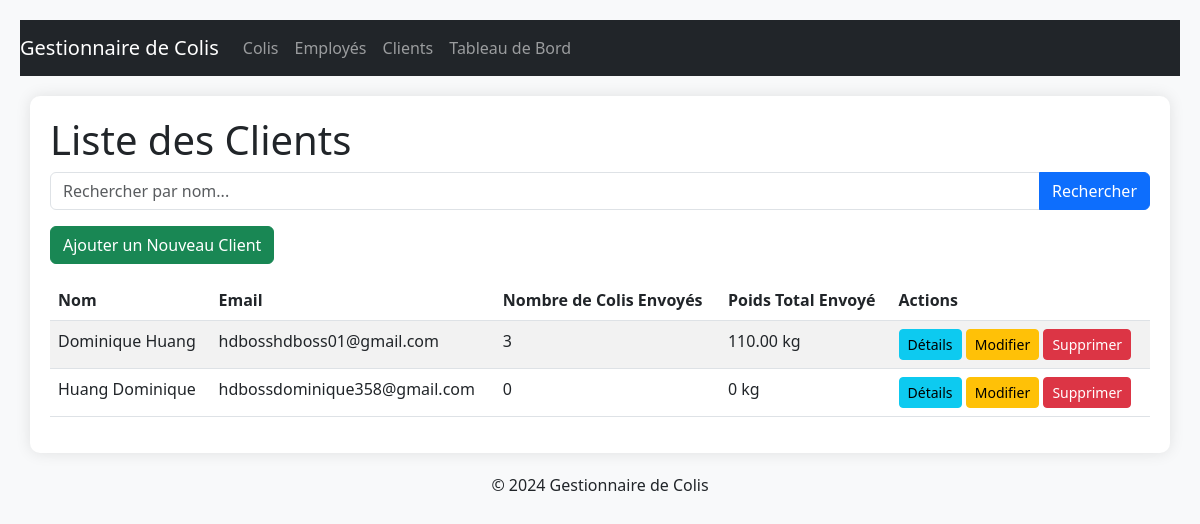
Page /colis/liste_clients/ on the earlier database version.
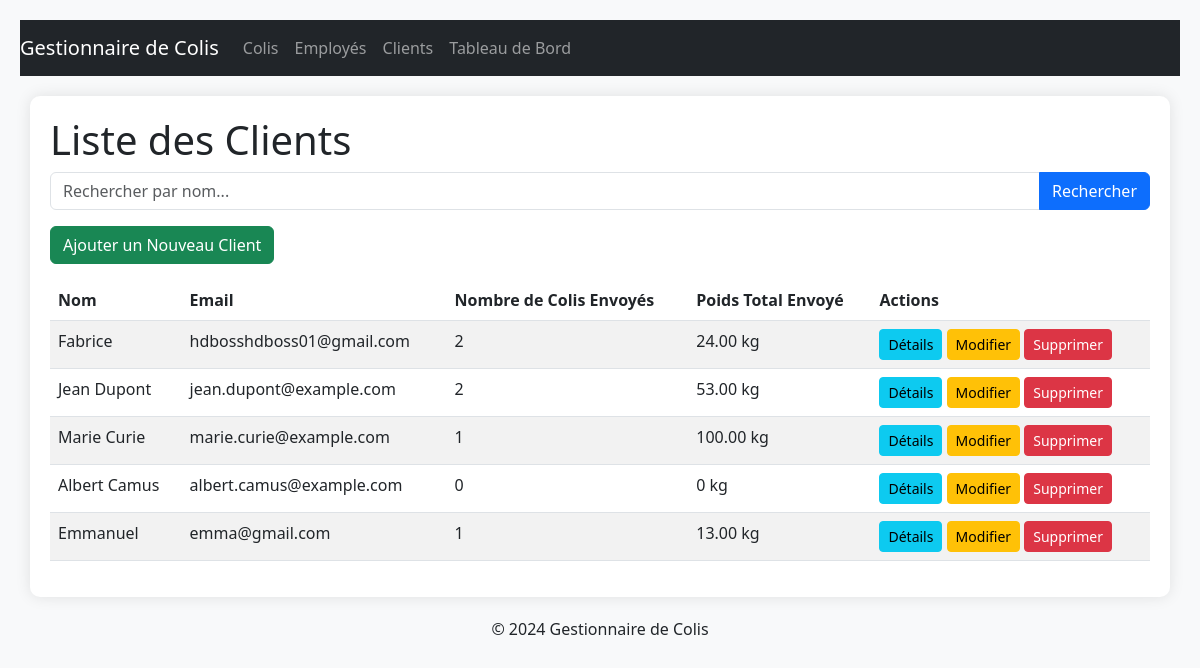
Same page on the later database version.
### colis/models.py (models this page shows, shortened)
class Client(models.Model):
    nom = models.CharField(max_length=100)
    email = models.EmailField(unique=True)
    telephone = models.CharField(max_length=15, unique=True)
    adresse = models.TextField()
    def nb_colis(self):
        return self.colis_envoyes.count()  # Compte le nombre de colis envoyés par le client
    def poids_total(self):
        return sum(colis.poids for colis in self.colis_envoyes.all())  # Somme des poids de tous les colis envoyés

class Colis(models.Model):
    STATUTS = [
        ('EN ATTENTE', 'En attente'),
        ('EN TRANSIT', 'En transit'),
        ('LIVRE', 'Livré'),
    ]
    reference = models.CharField(max_length=50, unique=True, editable=False)
    description = models.TextField()
    poids = models.DecimalField(max_digits=10, decimal_places=2)
    origine = models.CharField(max_length=100)
    destination = models.CharField(max_length=100)
    date_envoi = models.DateField(null=True, blank=True)
    statut = models.CharField(max_length=20, choices=STATUTS, default='EN ATTENTE')
    entrepot = models.ForeignKey(Entrepot, on_delete=models.SET_NULL, null=True, blank=True)
    expediteur = models.ForeignKey(Client, on_delete=models.SET_NULL, related_name='colis_envoyes', null=True, blank=True)
    recepteur = models.ForeignKey(Client, on_delete=models.SET_NULL, related_name='colis_recus', null=True, blank=True)

### colis/views.py (the view)
# urls.py: path('liste_clients/', views.liste_clients, name='liste_clients'),  # Liste des clients
def liste_clients(request):
    query = request.GET.get('q', '')
    if query:
        clients = Client.objects.filter(nom__icontains=query)
    else:
        clients = Client.objects.all()
    return render(request, 'colis/liste_clients.html', {'clients': clients, 'query': query})

### colis/templates/colis/liste_clients.html (shortened to what this page needs)
{% extends 'colis/base.html' %}
{% block content %}
    <h1>Liste des Clients</h1>
    <form method="get" class="mb-3">
        <div class="input-group">
            <input type="text" name="q" class="form-control" placeholder="Rechercher par nom..." value="{{ query }}">
            <button type="submit" class="btn btn-primary">Rechercher</button>
        </div>
    </form>
    <a href="{% url 'ajouter_client' %}" class="btn btn-success mb-3">Ajouter un Nouveau Client</a>
    <table class="table table-striped">
        <thead>
            <tr>
                <th>Nom</th>
                <th>Email</th>
                <th>Nombre de Colis Envoyés</th>
                <th>Poids Total Envoyé</th>
                <th>Actions</th>
            </tr>
        </thead>
        <tbody>
            {% for client in clients %}
            <tr>
                <td>{{ client.nom }}</td>
                <td>{{ client.email }}</td>
                <td>{{ client.nb_colis }}</td>
                <td>{{ client.poids_total }} kg</td>
                <td>
                    <a href="{% url 'details_client' client.id %}" class="btn btn-info btn-sm">Détails</a>
                    <a href="{% url 'modifier_client' client.id %}" class="btn btn-warning btn-sm">Modifier</a>
                    <a href="{% url 'supprimer_client' client.id %}" class="btn btn-danger btn-sm">Supprimer</a>
                </td>
            </tr>
            {% endfor %}
        </tbody>
    </table>
{% endblock %}

### colis/templates/colis/base.html (shortened to what this page needs)
<!DOCTYPE html>
<html lang="fr">
<head>
    <link rel="stylesheet" href="https://cdnjs.cloudflare.com/ajax/libs/bootstrap/5.3.0/css/bootstrap.min.css">
</head>
<body>
    <nav class="navbar navbar-expand-lg navbar-dark bg-dark">
        <a class="navbar-brand" href="#">Gestionnaire de Colis</a>
        <div class="collapse navbar-collapse">
            <ul class="navbar-nav ml-auto">
                <li class="nav-item"><a class="nav-link" href="{% url 'liste_colis' %}">Colis</a></li>
                <li class="nav-item"><a class="nav-link" href="{% url 'liste_employes' %}">Employés</a></li>
                <li class="nav-item"><a class="nav-link" href="{% url 'liste_clients' %}">Clients</a></li>
                <li class="nav-item"><a class="nav-link" href="{% url 'tableau_bord' %}">Tableau de Bord</a></li>
            </ul>
        </div>
    </nav>
    <div class="container">
        {% block content %}
        {% endblock %}
    </div>
    <div class="footer">
        <p>© 2024 Gestionnaire de Colis</p>
    </div>
</body>
</html>

### colis/templates/colis/base.html (style rules this page uses)
body { background-color: #f8f9fa; padding: 20px; }
.navbar { margin-bottom: 20px; }
.container { background: #ffffff; padding: 20px; border-radius: 10px; box-shadow: 0 0 15px rgba(0,0,0,0.1); }
.footer { text-align: center; margin-top: 20px; }

Differences in the rows shown:
removed Client: nom "Huang Dominique", email "hdbossdominique358@gmail.com", nb_colis "0", poids_total "0"
changed Client "hdbosshdboss01@gmail.com": nom "Dominique Huang" → "Fabrice"; nb_colis "3" → "2"; poids_total "110.00" → "24.00"
added Client: nom "Jean Dupont", email "jean.dupont@example.com", nb_colis "2", poids_total "53.00"
added Client: nom "Marie Curie", email "marie.curie@example.com", nb_colis "1", poids_total "100.00"
added Client: nom "Albert Camus", email "albert.camus@example.com", nb_colis "0", poids_total "0"
added Client: nom "Emmanuel", email "emma@gmail.com", nb_colis "1", poids_total "13.00"
